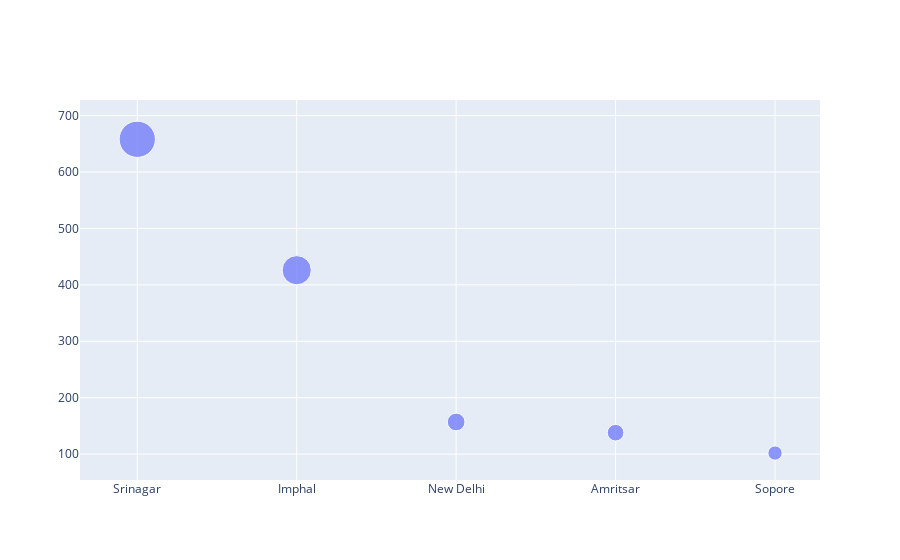

This figure's notebook cell:
### Markdown cell above
###  1.Top 5 Indian Cities who has seen the terrorist acts the most

### Code cell
terror_filter = terror[terror['Target_type'] == "Private Citizens & Property"]
terror_filter = terror[terror['Country'] == "India"]
terror_filter = terror_filter[['city','latitude','longitude']]
terror_filter = terror_filter[terror_filter['city']!='Unknown' ]
data = terror_filter[['city','latitude','longitude']]
terror_filter = terror_filter.drop_duplicates(subset=None, keep='first', inplace=False)
data_city = pd.DataFrame({
    'city':data['city'].value_counts().index,
   'value':data['city'].value_counts().values
})
data = [
    {
        'x': data_city['city'][0:5].values,
        'y': data_city['value'][0:5].values,
        'mode': 'markers',
        'marker': {
            'sizemode': 'area',
         #   'sizeref': 'sizeref',
            'size': data_city['value'][0:5]
              }
    }
]
iplot(data)

### Figure 1 — Plotly figure (JSON) as saved in the notebook; plotly's stock layout.template omitted (floating-point values rounded to 4 significant figures)
{"data": [{"marker": {"size": [658, 426, 157, 138, 102], "sizemode": "area"}, "mode": "markers", "type": "scatter", "x": ["Srinagar", "Imphal", "New Delhi", "Amritsar", "Sopore"], "y": [658, 426, 157, 138, 102]}], "layout": {}}
